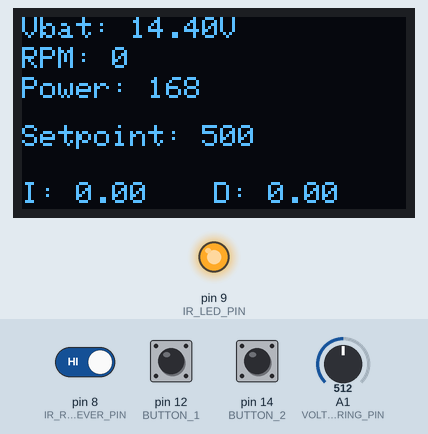
Simulated run of this sketch. Board: Arduino Uno, built with avr-gcc and run on an emulated ATmega328P. Parts: 128×64 one-colour display, output pins drawn as LEDs (lit = HIGH). The inputs (shaded band) are chosen by the test bench; at power-on: A1 (VOLTAGE_MONITORING_PIN) = 512, pin 12 (BUTTON_1) HIGH, pin 8 (IR_RECEVER_PIN) HIGH, pin 14 (BUTTON_2) HIGH. Pins used as bus, display or sensor lines are not drawn.

Above: at 1.2 s.
1.3 s: A1 (VOLTAGE_MONITORING_PIN) set to 524
At 1.7 s:
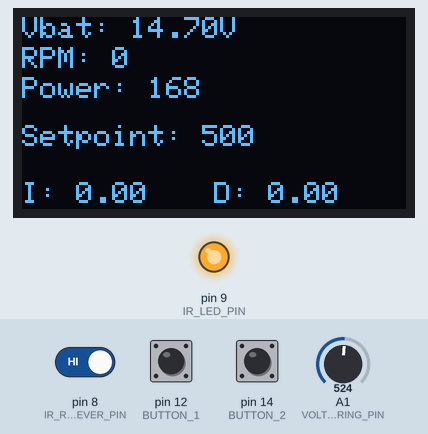
2.8 s: pin 12 (BUTTON_1) pulled LOW for 0.15 s
At 4.1 s:
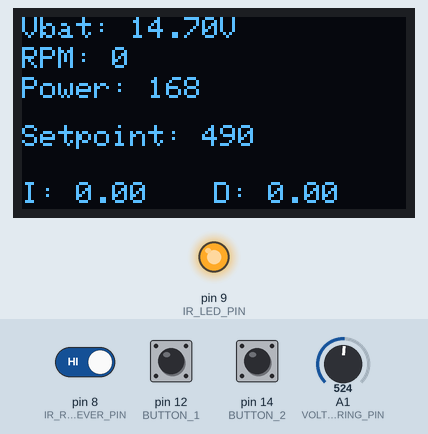
4.4 s: pin 8 (IR_RECEVER_PIN) driven LOW
7.4 s: A1 (VOLTAGE_MONITORING_PIN) set to 716
At 8.6 s:
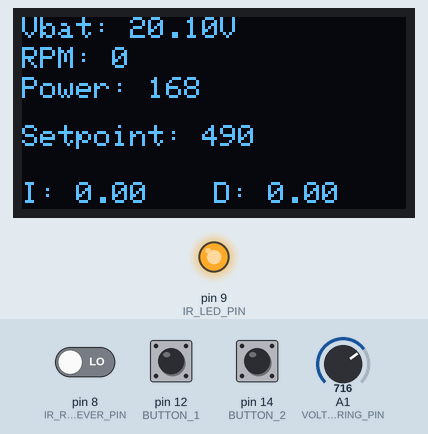
10.4 s: pin 14 (BUTTON_2) pulled LOW for 0.15 s
At 12.0 s:
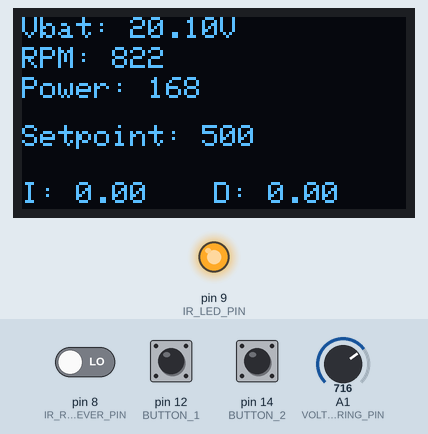
12.6 s: pin 12 (BUTTON_1) pulled LOW for 1 s
At 17.53 s:
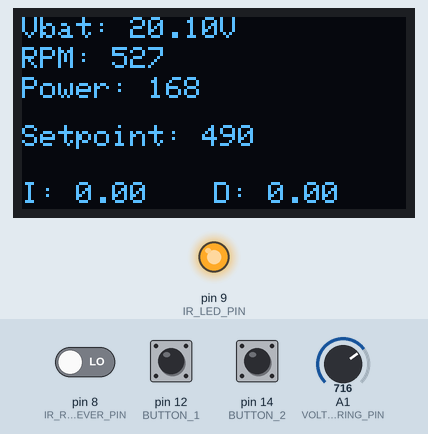
Timing chart, 0 to 17.6 s (numbered marks = the images above; inputs shaded):
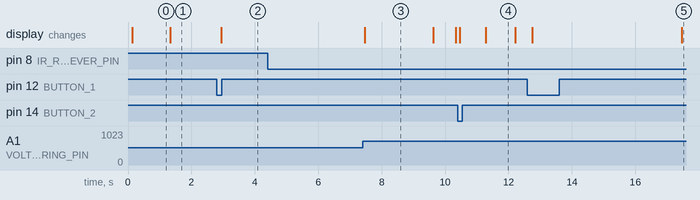

Measured:
- the behaviour switches between 515 and 516 on A1 (VOLTAGE_MONITORING_PIN) (found by bisection; images 0 and 1)
- after the input at 1.3 s, the display: changes at once (image 1)
- after the input at 2.8 s, the display: changes after 0.14 s (image 2)
- after the input at 4.4 s, every drawn part: stays the same
- after the input at 7.4 s, the display: changes after 0.07 s (image 3)
- after the input at 10.4 s, the display: first changes after 0.07 s (image 4 shows a later state)
- after the input at 12.6 s, the display: first changes after 0.16 s (image 5 shows a later state)
- what the display in image 3 shows lasts 2.1 s, from 7.5 s to 9.6 s

The sketch:

diy_motor.ino
```cpp
#include "Arduino.h"
#include <Adafruit_SSD1306.h>
#include <Wire.h>
#include "pid.h"

#define OLED_RESET 4
Adafruit_SSD1306 display(OLED_RESET);

PIDController pidController(2, 0.3, 3, 0.2f);

#define IR_LED_PIN 9
#define IR_FREQUENCY 5000
#define IR_RECEVER_PIN 8
#define POWER_OUTPUT_PIN 10

#define BUTTON_1 12
#define BUTTON_2 14

#define VOLTAGE_MONITORING_PIN A1

#define SIGNAL_PIN 13

#define LOW_LOCK_TIME 0

#define POWER_LEVEL_DEFAULT 80
#define POWER_LEVEL_MIN 25
#define POWER_LEVEL_MAX 255

int powerLevel = POWER_LEVEL_DEFAULT;
int setpoint = 500;

uint32_t smooth(uint32_t data, float filterVal, float smoothedVal)
{
  if (filterVal > 1)
  {
    filterVal = .99;
  }
  else if (filterVal <= 0)
  {
    filterVal = 0;
  }

  smoothedVal = (data * (1 - filterVal)) + (smoothedVal * filterVal);

  return (uint32_t)smoothedVal;
}

void setup()
{
    pidController.setProperties(0, 255);
    pidController.setItermProperties(-50, 100);

	pinMode(IR_LED_PIN, OUTPUT);
    digitalWrite(IR_LED_PIN, HIGH);

    pinMode(IR_RECEVER_PIN, INPUT);
    pinMode(POWER_OUTPUT_PIN, OUTPUT);
    digitalWrite(POWER_OUTPUT_PIN, LOW);

    pinMode(VOLTAGE_MONITORING_PIN, INPUT);

    pinMode(BUTTON_1, INPUT_PULLUP);
    pinMode(BUTTON_2, INPUT_PULLUP);

    Serial.begin(115200);

    Wire.setClock(400000);

    display.begin(SSD1306_SWITCHCAPVCC, 0x3C);
    display.setTextSize(1);
    display.setTextColor(WHITE);
    display.clearDisplay();
    display.display();

    pidController.setSetpoint(setpoint);
}

enum {
    MOTOR_STATE_STOP,
    MOTOR_STATE_SPINUP,
    MOTOR_STATE_WORKING
};

enum {
    OPERATION_MODE_MANUAL,
    OPERATION_MODE_PID
};

uint8_t operationMode = OPERATION_MODE_PID;

float frequency;
int rpm;
int prevRpm;
uint8_t motorState = MOTOR_STATE_STOP;

uint8_t button1PrevState = HIGH;
uint8_t button1State = HIGH;

uint8_t button2PrevState = HIGH;
uint8_t button2State = HIGH;

void loop()
{

    button1State = digitalRead(BUTTON_1);
    if (button1State == LOW && button1PrevState == HIGH)
    {

        if (operationMode == OPERATION_MODE_MANUAL) {
            powerLevel -= 5;
            if (powerLevel < POWER_LEVEL_MIN) {
                powerLevel = POWER_LEVEL_MIN;
            }
        } else if (operationMode == OPERATION_MODE_PID) {
            setpoint -= 10;
            if (setpoint < 200) {
                setpoint = 200;
            }
            pidController.setSetpoint(setpoint);
        }
    }
    button1PrevState = button1State;

    button2State = digitalRead(BUTTON_2);
    if (button2State == LOW && button2PrevState == HIGH)
    {
        if (operationMode == OPERATION_MODE_MANUAL) {
            powerLevel += 5;
            if (powerLevel >= POWER_LEVEL_MAX) {
                powerLevel = POWER_LEVEL_MAX;
            }
        } else if (operationMode == OPERATION_MODE_PID) {
            setpoint += 10;
            if (setpoint > 1200) {
                setpoint = 1200;
            }
            pidController.setSetpoint(setpoint);
        }
    }
    button2PrevState = button2State;

    static uint32_t lastOledUpdate = 0;
    static uint8_t prevStatus;
    static bool electromagnetEnabled = false;

    static uint32_t edgeMicros = 0;
    static uint32_t prevEdgeMicros = 0;
    static uint32_t smoothEdge = 0;

    int vBatAdc = analogRead(VOLTAGE_MONITORING_PIN);
    int vBat = map(vBatAdc, 0, 430, 0, 121);

    bool oledOpen = false;

    static uint8_t shaftSensorStatus = LOW;
    static uint32_t lastLowInput = millis();

    if (digitalRead(IR_RECEVER_PIN) == LOW) {
        lastLowInput = millis();
    }

    if (millis() - lastLowInput > LOW_LOCK_TIME) {
        shaftSensorStatus = LOW;
    } else {
        shaftSensorStatus = HIGH;
    }

    // if (shaftSensorStatus == LOW) {
        // Serial.println(millis());
    // }

    oledOpen = false;

    // Magnet is in closest position to electromagnet
    if (prevStatus == LOW && shaftSensorStatus == HIGH) {
       oledOpen = true; // Allow OLED to update

       //Disable electromagnet
       electromagnetEnabled = false;
    }

    // Shaft is in furthest dedectable distance from the electromagnet
    if (prevStatus == HIGH && shaftSensorStatus == LOW) {
        electromagnetEnabled = true;

        prevEdgeMicros = edgeMicros;
        edgeMicros = micros();

        uint32_t diff = edgeMicros - prevEdgeMicros;

        if (diff < 1000000 && diff > 0) {
            //readouts makes sense

            smoothEdge = smooth(diff, 0.97, smoothEdge);

            frequency = 1000000.0f / smoothEdge;
            rpm = frequency * 15; // x * 60 / 15 = x * 15

            static uint32_t spinupLeaveTime = 0;

            //Define current motor state
            if (rpm == 0) {
                motorState = MOTOR_STATE_STOP;
            } else if (prevRpm == 0 && rpm > 0) {
                motorState = MOTOR_STATE_SPINUP;
                spinupLeaveTime = millis() + 3000; //Lock spinup for one second
            } else if (motorState == MOTOR_STATE_SPINUP && millis() < spinupLeaveTime) {
                /*
                 * This is dummy condition that prevents motor from entering working state
                 * too early
                 */
            } else {
                //In other cases we assume motor is just working
                motorState = MOTOR_STATE_WORKING;
            }

            prevRpm = rpm;
        }
    }

    if (prevEdgeMicros == 0 || micros() - prevEdgeMicros > 1000000) {
        smoothEdge = 0;
        frequency = 0;
        rpm = 0;
        prevRpm = 0;
        oledOpen = true;
        motorState = MOTOR_STATE_STOP;
    }

    prevStatus = shaftSensorStatus;

    static uint32_t nextPowerUpdateMillis = millis();

    if (operationMode == OPERATION_MODE_PID && millis() > nextPowerUpdateMillis) {

        if (motorState == MOTOR_STATE_WORKING) {
            //Calculate using PID controller
            powerLevel = pidController.compute(rpm, millis());
        } else {
            pidController.resetIterm();
            powerLevel = 168;
        }
        nextPowerUpdateMillis = millis() + 100;
    }

    // Cycle electromagnet if needed
    if (electromagnetEnabled) {
        analogWrite(POWER_OUTPUT_PIN, powerLevel);
    } else {
        analogWrite(POWER_OUTPUT_PIN, 0);
    }

    if (millis() - lastOledUpdate > 100 && oledOpen) {
        display.clearDisplay();

        display.setTextSize(1);
        display.setCursor(0, 0);
        display.print("Vbat: ");
        display.print(vBat / 10.f);
        display.print("V");

        display.setTextSize(1);
        display.setCursor(0, 10);
        display.print("RPM: ");
        display.print(rpm);

        display.setTextSize(1);
        display.setCursor(0, 20);
        display.print("Power: ");
        display.print(powerLevel);

        if (operationMode == OPERATION_MODE_PID) {

            display.setTextSize(1);
            display.setCursor(0, 36);
            display.print("Setpoint: ");
            display.print(setpoint);

            display.setTextSize(1);
            display.setCursor(0, 55);
            display.print("I: ");
            display.print(pidController.getIterm());

            display.setTextSize(1);
            display.setCursor(64, 55);
            display.print("D: ");
            display.print(pidController.getDterm());
        }

        display.display();

        lastOledUpdate = millis();
    }

}
```

pid.cpp
```cpp
#include "pid.h"
#include <Arduino.h>

PIDController::PIDController(float pGain, float iGain, float dGain, float ffGain)
{
    _pGain = pGain;
    _iGain = iGain;
    _dGain = dGain;
    _ffGain = ffGain;

    _minIterm = -250;
    _maxIterm = 250;

    _min = 0;
    _max = 255;
    _previousError = 0;
}

void PIDController::setProperties(int minOutput, int maxOutput)
{
    _min = minOutput;
    _max = maxOutput;
}

void PIDController::setItermProperties(int minIterm, int maxIterm)
{
    _minIterm = minIterm;
    _maxIterm = maxIterm;
}

void PIDController::setSetpoint(int setpoint)
{
    _setpoint = setpoint;
}

int PIDController::compute(int measurement, unsigned long timestamp)
{
    int output = 0;
    int error = _setpoint - measurement;

    //Do not run update if pid loop is called too often
    if (timestamp - _prevExecutionMillis < 1000) {
        float dT = (timestamp - _prevExecutionMillis) / 1000.0f;

        //pTerm
        output += (int) (error * _pGain);

        //Apply and constrain iTerm
        _iTerm += error * _iGain * dT;
        _iTerm = constrain(_iTerm, _minIterm, _maxIterm);
        output += (int) _iTerm;

        //dTerm
        _dTerm = (float)(error - _previousError) * _dGain * dT;
        output += _dTerm;

        //ffTerm
        _ffTerm = (float) _setpoint * _ffGain;
        output += _ffTerm;
    }

    _previousError = error;
    _previousMeasurement = measurement;
    _prevExecutionMillis = timestamp;

    return constrain(output, _min, _max);
}

void PIDController::resetIterm() {
    _iTerm = 0;
}

float PIDController::getIterm() {
    return _iTerm;
}

float PIDController::getDterm() {
    return _dTerm;
}
```

pid.h
```cpp
#ifndef PPMReader_h

#define PPMReader_h

class PIDController
{
  public:
    PIDController(float pGain, float iGain, float dGain, float ffGain);
    int compute(int measurement, unsigned long timestamp);
    void setSetpoint(int setpoint);
    void resetIterm();
    float getIterm();
    float getDterm();
    void setProperties(int minOutput, int maxOutput);
    void setItermProperties(int minIterm, int maxIterm);

  private:
    float _pGain;
    float _iGain;
    float _dGain;
    float _ffGain;
    float _iTerm;
    float _dTerm;
    float _ffTerm;
    int _error;
    int _minIterm;
    int _maxIterm;
    int _setpoint;
    int _min;
    int _max;
    int _previousError;
    int _previousMeasurement;
    unsigned long _prevExecutionMillis;
};

#endif
```
